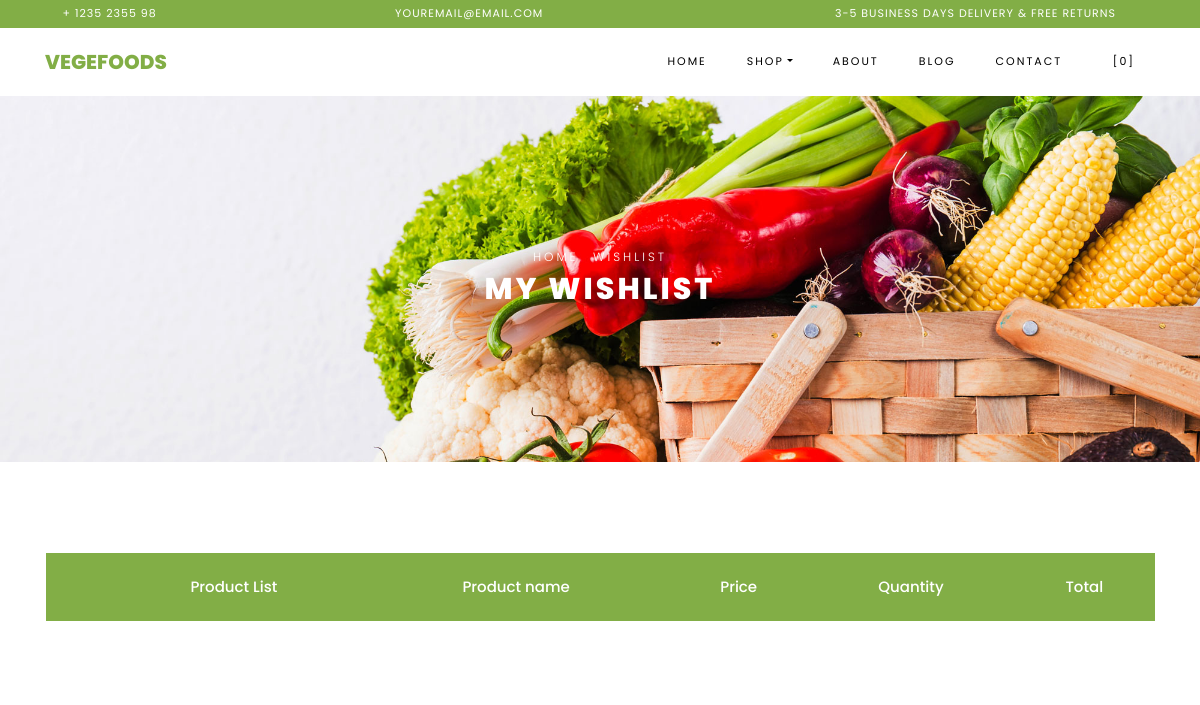
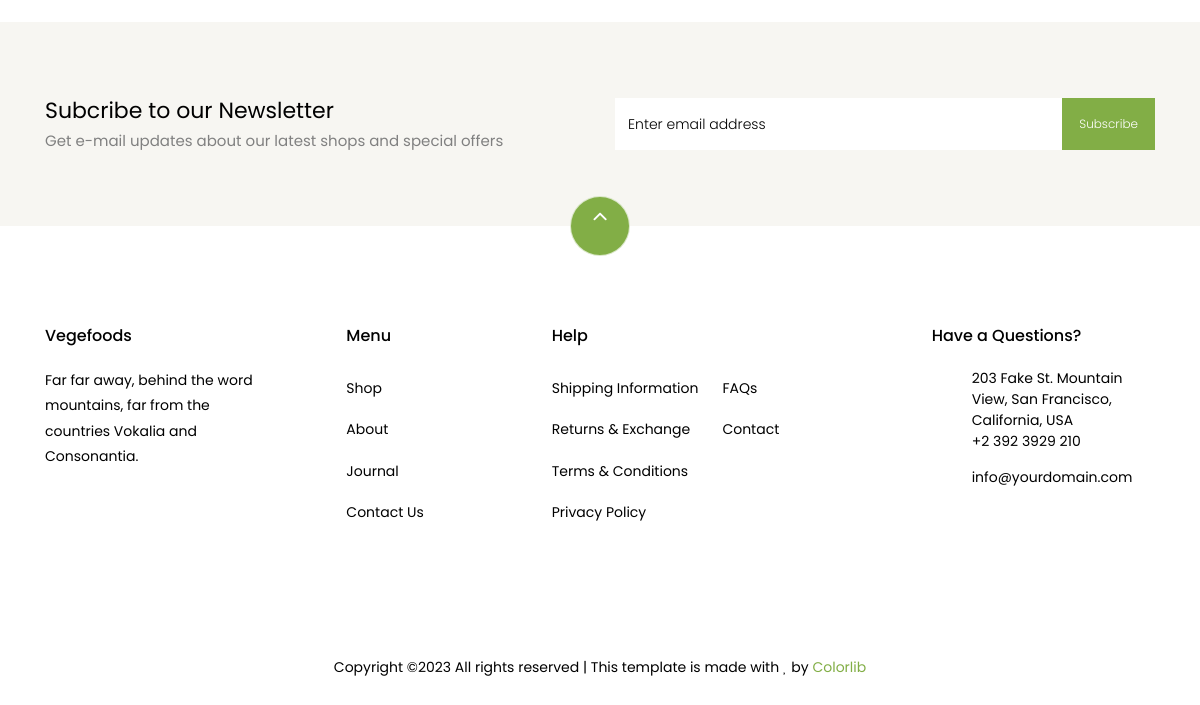
The page /cart/wishlist/ (signed in) on the database as committed earlier (2 pictures, top to bottom).
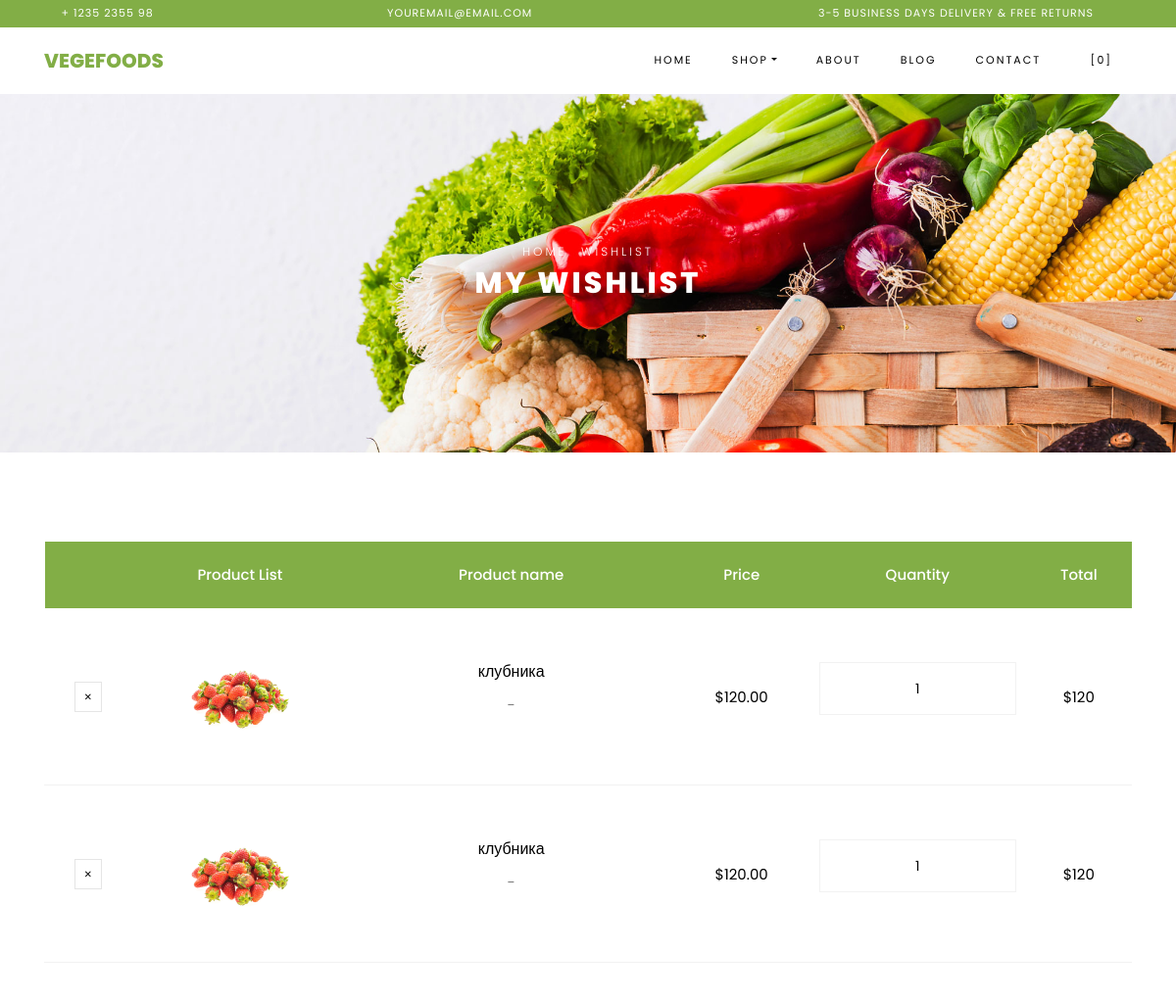
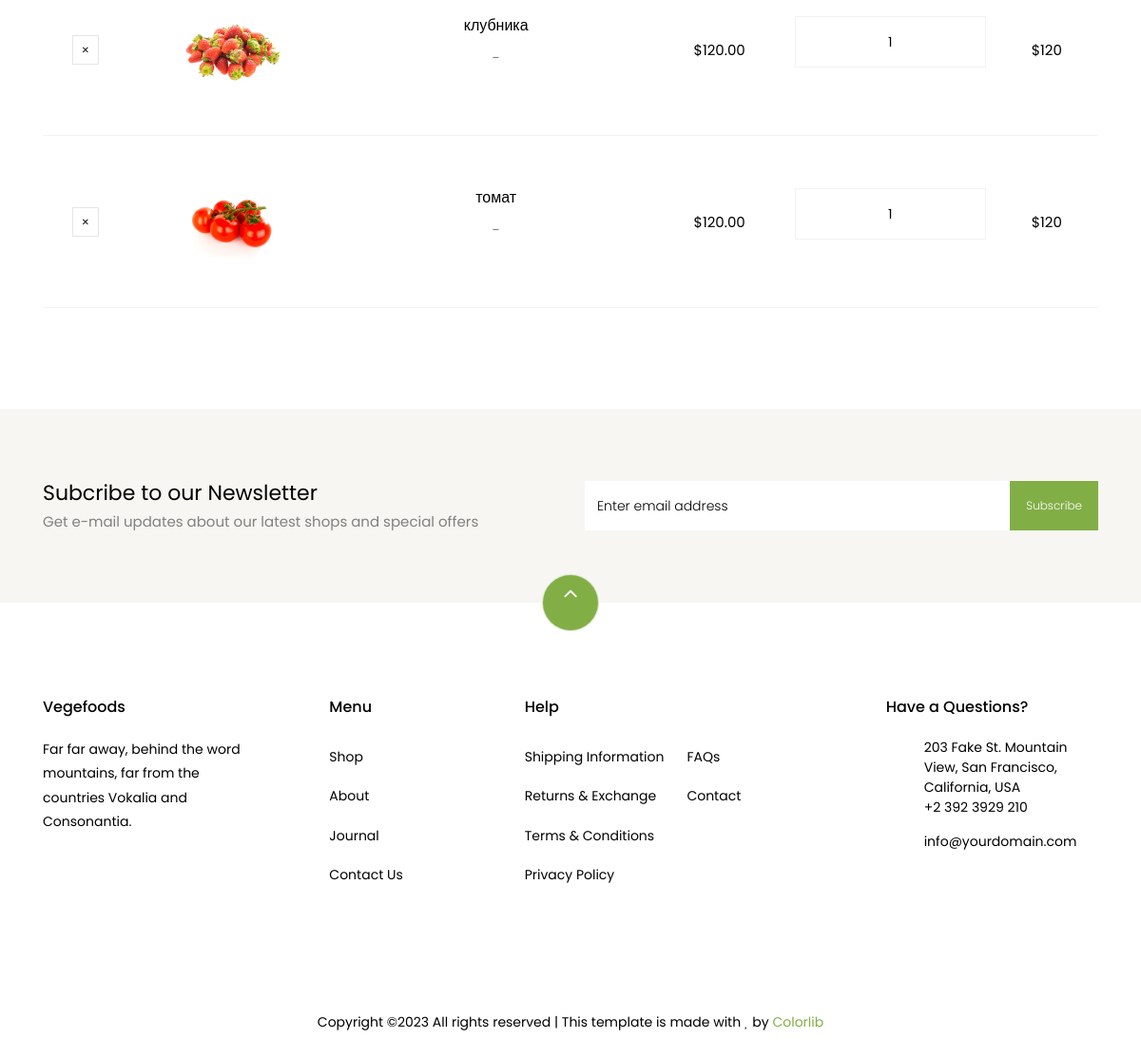
The same page on the database as committed later (2 pictures, top to bottom).
### apps/cart_shop/models.py (models this page shows, shortened)
class WishList(models.Model):
    wishlist = models.ForeignKey(Cart, on_delete=models.CASCADE)
    product = models.ForeignKey(Product, on_delete=models.CASCADE)
    quantity = models.IntegerField(default=1)
    created_at = models.DateTimeField(auto_now_add=True)
    updated_at = models.DateTimeField(auto_now=True)

class Product(models.Model):
    name = models.CharField(max_length=255)
    price = models.DecimalField(max_digits=10, decimal_places=2)
    discount = models.IntegerField(null=True, blank=True)
    description = models.TextField()
    image = models.ImageField(upload_to='static/shop/images', null=True, blank=True)
    created_at = models.DateTimeField(auto_now_add=True)
    updated_at = models.DateTimeField(auto_now=True)

### apps/cart_shop/views.py (the view)
# urls.py: path('wishlist/', ViewWishlist.as_view(), name='wishlist'),
class ViewWishlist(View):
    def get(self, request):
        if request.user.is_authenticated:
            wishlist_items = WishList.objects.filter(wishlist__user=request.user)
            data = list(wishlist_items)
            total_price = sum(item.product.price * item.quantity for item in data)
            context = {'wishlist_items': data, 'total_price': total_price}
            return render(request, 'cart_shop/wishlist.html', context)
        return redirect('auth_shop:login')

### apps/cart_shop/templates/cart_shop/wishlist.html
{% extends 'home/base.html'%}
{% load static%}
{% block content %}
    <div class="hero-wrap hero-bread" style="background-image: url({% static 'shop/images/bg_1.jpg' %});">
      <div class="container">
        <div class="row no-gutters slider-text align-items-center justify-content-center">
          <div class="col-md-9 ftco-animate text-center">
          	<p class="breadcrumbs"><span class="mr-2"><a href="{% url 'home:index' %}">Home</a></span> <span>Wishlist</span></p>
            <h1 class="mb-0 bread">My Wishlist</h1>
          </div>
        </div>
      </div>
    </div>
    <section class="ftco-section ftco-cart">
			<div class="container">
				<div class="row">
    			<div class="col-md-12 ftco-animate">
    				<div class="cart-list">
	    				<table class="table">
						    <thead class="thead-primary">
						      <tr class="text-center">
						        <th>&nbsp;</th>
						        <th>Product List</th>
						        <th>Product name</th>
						        <th>Price</th>
						        <th>Quantity</th>
						        <th>Total</th>
						      </tr>
						    </thead>
						    <tbody>
							{% for item in wishlist_items %}
						      <tr class="text-center">
						        <td class="product-remove"><a href="{% url 'cart_shop:del_from_wishlist' item.id %}"><span class="ion-ios-close"></span></a></td>
						        <td class="image-prod"><div class="img" style="background-image:url({{item.product.image.url}});"></div></td>
						        <td class="product-name">
						        	<h3>{{item.product.name}}</h3>
						        	<p>{{item.product.description}}</p>
						        </td>
						        <td class="price">${{item.product.price}}</td>
						        <td class="quantity">
						        	<div class="input-group mb-3">
					             	<input type="text" name="quantity" class="quantity form-control input-number" value="{{item.quantity}}" min="1" max="100">
					          	</div>
					          </td>
						        <td class="total">${% widthratio item.product.price 1 item.quantity %}</td>
						      </tr>
							{% endfor %}
						    </tbody>
						  </table>
					  </div>
    			</div>
    		</div>
			</div>
		</section>
{% endblock %}

Rows that differ between the two databases and show on the page:
added WishList: product.image (picture), product.name "клубника", product.description "-", product.price "120.00", quantity "1", product+quantity "120"
added WishList: product.image (picture), product.name "клубника", product.description "-", product.price "120.00", quantity "1", product+quantity "120"
added WishList: product.image (picture), product.name "клубника", product.description "-", product.price "120.00", quantity "1", product+quantity "120"
added WishList: product.image (picture), product.name "томат", product.description "-", product.price "120.00", quantity "1", product+quantity "120"
